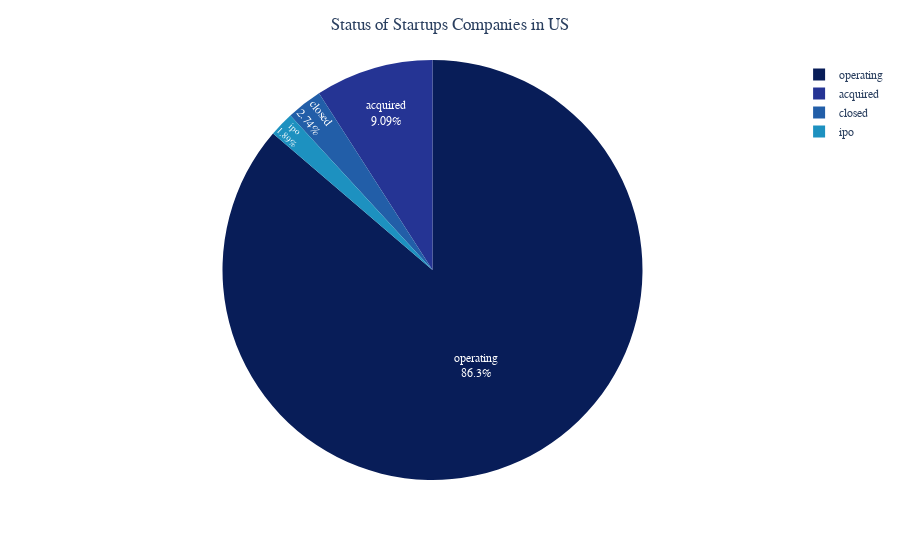

Notebook code for this chart:
### Markdown cell above
Expectations did not materialize, on the contrary, we are seeing an increase in the number of start-ups following the financial crisis. 

A basic idea behind the project is to compare sold startups with still running startups in order to identify the reasons behind the sale, as a sale of a startup is considered a success. The next plot illustrates the distribution of the operating status of the different startups. 

Normally, it is not recommended to use pie charts for visualizations of distributions. However, because there are only four categories and three of them account for such a small proportion, the pie chart helps to emphasize to the reader how large a proportion is still in operation. This helps to support the truth value to the reader.

### Code cell
# Count on the number of start-ups under each status category
status_counts = main_data['status'].value_counts()
df_status_counts = pd.DataFrame({'status': status_counts.index, 'count': status_counts.values})

# Plot the count
fig = px.pie(df_status_counts, values='count', names='status')
fig.update_traces(textposition='inside', textinfo='percent+label', marker=dict(colors=px.colors.sequential.YlGnBu[::-1]))
fig.update_layout( title= 'Status of Startups Companies in US',
                  font=dict(size=12),
                  plot_bgcolor='white', 
                  font_family='Arial',
                  title_x=0.5
)

fig.show() 
pyo.plot(fig, filename='plot/circle.html')

### Figure 1 — Plotly figure (JSON) as saved in the notebook; plotly's stock layout.template omitted (floating-point values rounded to 4 significant figures)
{"data": [{"domain": {"x": [0, 1], "y": [0, 1]}, "hovertemplate": "status=%{label}<br>count=%{value}<extra></extra>", "labels": ["operating", "acquired", "closed", "ipo"], "legendgroup": "", "marker": {"colors": ["rgb(8,29,88)", "rgb(37,52,148)", "rgb(34,94,168)", "rgb(29,145,192)", "rgb(65,182,196)", "rgb(127,205,187)", "rgb(199,233,180)", "rgb(237,248,177)", "rgb(255,255,217)"]}, "name": "", "showlegend": true, "textinfo": "percent+label", "textposition": "inside", "type": "pie", "values": [39451, 4157, 1255, 865]}], "layout": {"font": {"family": "Arial", "size": 12}, "legend": {"tracegroupgap": 0}, "margin": {"t": 60}, "plot_bgcolor": "white", "title": {"text": "Status of Startups Companies in US", "x": 0.5}}}
